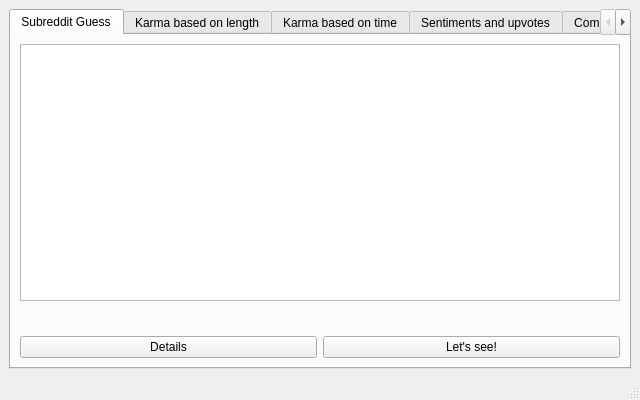
<?xml version="1.0" encoding="UTF-8"?>
<ui version="4.0">
 <class>MainWindow</class>
 <widget class="QMainWindow" name="MainWindow">
  <property name="geometry">
   <rect>
    <x>0</x>
    <y>0</y>
    <width>640</width>
    <height>400</height>
   </rect>
  </property>
  <property name="windowTitle">
   <string>MainWindow</string>
  </property>
  <property name="windowIcon">
   <iconset>
    <normaloff>../resources/icon.png</normaloff>../resources/icon.png</iconset>
  </property>
  <widget class="QWidget" name="centralwidget">
   <layout class="QVBoxLayout" name="verticalLayout_2">
    <item>
     <layout class="QVBoxLayout" name="verticalLayout">
      <property name="sizeConstraint">
       <enum>QLayout::SetNoConstraint</enum>
      </property>
      <item>
       <widget class="QTabWidget" name="tabWidget">
        <property name="tabPosition">
         <enum>QTabWidget::North</enum>
        </property>
        <property name="tabShape">
         <enum>QTabWidget::Rounded</enum>
        </property>
        <property name="currentIndex">
         <number>0</number>
        </property>
        <property name="usesScrollButtons">
         <bool>true</bool>
        </property>
        <property name="documentMode">
         <bool>false</bool>
        </property>
        <property name="tabBarAutoHide">
         <bool>false</bool>
        </property>
        <widget class="QWidget" name="subredditTab">
         <attribute name="title">
          <string>Subreddit Guess</string>
         </attribute>
         <layout class="QVBoxLayout" name="verticalLayout_8">
          <item>
           <widget class="QPlainTextEdit" name="subredditGuessField"/>
          </item>
          <item>
           <layout class="QHBoxLayout" name="horizontalLayout_2">
            <item>
             <widget class="QLabel" name="subredditGuessResultLabel">
              <property name="enabled">
               <bool>false</bool>
              </property>
              <property name="font">
               <font>
                <pointsize>15</pointsize>
               </font>
              </property>
              <property name="text">
               <string/>
              </property>
              <property name="alignment">
               <set>Qt::AlignCenter</set>
              </property>
              <property name="wordWrap">
               <bool>true</bool>
              </property>
             </widget>
            </item>
            <item>
             <widget class="QLabel" name="subredditGuessResultLabel_2">
              <property name="enabled">
               <bool>false</bool>
              </property>
              <property name="font">
               <font>
                <pointsize>15</pointsize>
               </font>
              </property>
              <property name="text">
               <string/>
              </property>
              <property name="alignment">
               <set>Qt::AlignCenter</set>
              </property>
              <property name="wordWrap">
               <bool>true</bool>
              </property>
             </widget>
            </item>
            <item>
             <widget class="QLabel" name="subredditGuessResultLabel_3">
              <property name="enabled">
               <bool>false</bool>
              </property>
              <property name="font">
               <font>
                <pointsize>15</pointsize>
               </font>
              </property>
              <property name="text">
               <string/>
              </property>
              <property name="alignment">
               <set>Qt::AlignCenter</set>
              </property>
              <property name="wordWrap">
               <bool>true</bool>
              </property>
             </widget>
            </item>
           </layout>
          </item>
          <item>
           <layout class="QHBoxLayout" name="horizontalLayout">
            <item>
             <widget class="QPushButton" name="subredditGuessButtonL">
              <property name="sizePolicy">
               <sizepolicy hsizetype="Minimum" vsizetype="Fixed">
                <horstretch>0</horstretch>
                <verstretch>0</verstretch>
               </sizepolicy>
              </property>
              <property name="text">
               <string>Details</string>
              </property>
             </widget>
            </item>
            <item>
             <widget class="QPushButton" name="subredditGuessButtonR">
              <property name="sizePolicy">
               <sizepolicy hsizetype="Minimum" vsizetype="Fixed">
                <horstretch>0</horstretch>
                <verstretch>0</verstretch>
               </sizepolicy>
              </property>
              <property name="text">
               <string>Let's see!</string>
              </property>
             </widget>
            </item>
           </layout>
          </item>
         </layout>
        </widget>
        <widget class="QWidget" name="lengthTab">
         <attribute name="title">
          <string>Karma based on length</string>
         </attribute>
         <layout class="QVBoxLayout" name="verticalLayout_11">
          <item>
           <layout class="QFormLayout" name="formLayout_2">
            <property name="horizontalSpacing">
             <number>10</number>
            </property>
            <property name="leftMargin">
             <number>50</number>
            </property>
            <property name="topMargin">
             <number>10</number>
            </property>
            <property name="rightMargin">
             <number>50</number>
            </property>
            <property name="bottomMargin">
             <number>10</number>
            </property>
            <item row="1" column="0">
             <widget class="QLabel" name="label_4">
              <property name="text">
               <string>comment length</string>
              </property>
             </widget>
            </item>
            <item row="1" column="1">
             <widget class="QSpinBox" name="lengthSpinBox">
              <property name="maximum">
               <number>999999</number>
              </property>
             </widget>
            </item>
            <item row="0" column="1">
             <widget class="QComboBox" name="lengthSubNameComboBox"/>
            </item>
            <item row="0" column="0">
             <widget class="QLabel" name="label_5">
              <property name="text">
               <string>subreddit name</string>
              </property>
             </widget>
            </item>
           </layout>
          </item>
          <item>
           <layout class="QVBoxLayout" name="verticalLayout_10">
            <item>
             <layout class="QHBoxLayout" name="horizontalLayout_6">
              <property name="sizeConstraint">
               <enum>QLayout::SetMinimumSize</enum>
              </property>
              <property name="leftMargin">
               <number>50</number>
              </property>
              <property name="topMargin">
               <number>10</number>
              </property>
              <property name="rightMargin">
               <number>50</number>
              </property>
              <property name="bottomMargin">
               <number>10</number>
              </property>
              <item>
               <widget class="QCheckBox" name="lengthRawDataCheckBox">
                <property name="sizePolicy">
                 <sizepolicy hsizetype="Minimum" vsizetype="Fixed">
                  <horstretch>0</horstretch>
                  <verstretch>0</verstretch>
                 </sizepolicy>
                </property>
                <property name="text">
                 <string>raw data</string>
                </property>
               </widget>
              </item>
             </layout>
            </item>
            <item>
             <widget class="QLabel" name="lengthResultLabel">
              <property name="enabled">
               <bool>false</bool>
              </property>
              <property name="sizePolicy">
               <sizepolicy hsizetype="Preferred" vsizetype="Expanding">
                <horstretch>0</horstretch>
                <verstretch>0</verstretch>
               </sizepolicy>
              </property>
              <property name="font">
               <font>
                <pointsize>15</pointsize>
               </font>
              </property>
              <property name="text">
               <string/>
              </property>
              <property name="alignment">
               <set>Qt::AlignCenter</set>
              </property>
              <property name="wordWrap">
               <bool>true</bool>
              </property>
             </widget>
            </item>
           </layout>
          </item>
         </layout>
        </widget>
        <widget class="QWidget" name="timeTab">
         <attribute name="title">
          <string>Karma based on time</string>
         </attribute>
         <layout class="QVBoxLayout" name="verticalLayout_3">
          <item>
           <layout class="QFormLayout" name="formLayout">
            <property name="horizontalSpacing">
             <number>10</number>
            </property>
            <property name="leftMargin">
             <number>50</number>
            </property>
            <property name="topMargin">
             <number>10</number>
            </property>
            <property name="rightMargin">
             <number>50</number>
            </property>
            <property name="bottomMargin">
             <number>10</number>
            </property>
            <item row="0" column="0">
             <widget class="QLabel" name="label">
              <property name="text">
               <string>subreddit name</string>
              </property>
             </widget>
            </item>
            <item row="0" column="1">
             <widget class="QComboBox" name="karmaTimeSubNameComboBox"/>
            </item>
            <item row="1" column="0">
             <widget class="QLabel" name="label_2">
              <property name="text">
               <string>weekday</string>
              </property>
             </widget>
            </item>
            <item row="1" column="1">
             <widget class="QComboBox" name="karmaWeekdayComboBox"/>
            </item>
            <item row="2" column="0">
             <widget class="QLabel" name="label_3">
              <property name="text">
               <string>time of day</string>
              </property>
             </widget>
            </item>
            <item row="2" column="1">
             <widget class="QTimeEdit" name="karmaTimeEdit">
              <property name="displayFormat">
               <string>HH:mm</string>
              </property>
             </widget>
            </item>
           </layout>
          </item>
          <item>
           <layout class="QVBoxLayout" name="verticalLayout_7">
            <item>
             <layout class="QHBoxLayout" name="horizontalLayout_5">
              <property name="sizeConstraint">
               <enum>QLayout::SetMinimumSize</enum>
              </property>
              <property name="leftMargin">
               <number>50</number>
              </property>
              <property name="topMargin">
               <number>10</number>
              </property>
              <property name="rightMargin">
               <number>50</number>
              </property>
              <property name="bottomMargin">
               <number>10</number>
              </property>
              <item>
               <widget class="QCheckBox" name="karmaTimeCombineDaysCheckBox">
                <property name="text">
                 <string>combine days of week</string>
                </property>
               </widget>
              </item>
              <item>
               <widget class="QCheckBox" name="karmaTimeRawDataCheckBox">
                <property name="sizePolicy">
                 <sizepolicy hsizetype="Minimum" vsizetype="Fixed">
                  <horstretch>0</horstretch>
                  <verstretch>0</verstretch>
                 </sizepolicy>
                </property>
                <property name="text">
                 <string>raw data</string>
                </property>
               </widget>
              </item>
             </layout>
            </item>
            <item>
             <widget class="QLabel" name="karmaTimeResultLabel">
              <property name="enabled">
               <bool>false</bool>
              </property>
              <property name="sizePolicy">
               <sizepolicy hsizetype="Preferred" vsizetype="Expanding">
                <horstretch>0</horstretch>
                <verstretch>0</verstretch>
               </sizepolicy>
              </property>
              <property name="font">
               <font>
                <pointsize>15</pointsize>
               </font>
              </property>
              <property name="text">
               <string/>
              </property>
              <property name="alignment">
               <set>Qt::AlignCenter</set>
              </property>
              <property name="wordWrap">
               <bool>true</bool>
              </property>
             </widget>
            </item>
           </layout>
          </item>
         </layout>
        </widget>
        <widget class="QWidget" name="upvoteTab">
         <attribute name="title">
          <string>Sentiments and upvotes</string>
         </attribute>
         <layout class="QVBoxLayout" name="verticalLayout_4">
          <item>
           <layout class="QFormLayout" name="formLayout_3">
            <property name="horizontalSpacing">
             <number>10</number>
            </property>
            <property name="leftMargin">
             <number>50</number>
            </property>
            <property name="topMargin">
             <number>10</number>
            </property>
            <property name="rightMargin">
             <number>50</number>
            </property>
            <property name="bottomMargin">
             <number>10</number>
            </property>
            <item row="1" column="0">
             <widget class="QLabel" name="label_6">
              <property name="text">
               <string>upvote ratio</string>
              </property>
             </widget>
            </item>
            <item row="1" column="1">
             <widget class="QSpinBox" name="upvoteSpinBox">
              <property name="suffix">
               <string notr="true">%</string>
              </property>
              <property name="minimum">
               <number>60</number>
              </property>
              <property name="maximum">
               <number>100</number>
              </property>
              <property name="value">
               <number>60</number>
              </property>
              <property name="displayIntegerBase">
               <number>10</number>
              </property>
             </widget>
            </item>
            <item row="0" column="0">
             <widget class="QLabel" name="label_7">
              <property name="text">
               <string>subreddit name</string>
              </property>
             </widget>
            </item>
            <item row="0" column="1">
             <widget class="QComboBox" name="upvoteSubNameComboBox"/>
            </item>
           </layout>
          </item>
          <item>
           <layout class="QVBoxLayout" name="verticalLayout_12">
            <item>
             <layout class="QHBoxLayout" name="horizontalLayout_7">
              <property name="sizeConstraint">
               <enum>QLayout::SetMinimumSize</enum>
              </property>
              <property name="leftMargin">
               <number>50</number>
              </property>
              <property name="topMargin">
               <number>10</number>
              </property>
              <property name="rightMargin">
               <number>50</number>
              </property>
              <property name="bottomMargin">
               <number>10</number>
              </property>
              <item>
               <widget class="QCheckBox" name="upvoteRawDataCheckBox">
                <property name="sizePolicy">
                 <sizepolicy hsizetype="Minimum" vsizetype="Fixed">
                  <horstretch>0</horstretch>
                  <verstretch>0</verstretch>
                 </sizepolicy>
                </property>
                <property name="text">
                 <string>raw data</string>
                </property>
               </widget>
              </item>
             </layout>
            </item>
            <item>
             <widget class="QLabel" name="upvoteResultLabel">
              <property name="enabled">
               <bool>false</bool>
              </property>
              <property name="sizePolicy">
               <sizepolicy hsizetype="Preferred" vsizetype="Expanding">
                <horstretch>0</horstretch>
                <verstretch>0</verstretch>
               </sizepolicy>
              </property>
              <property name="font">
               <font>
                <pointsize>15</pointsize>
               </font>
              </property>
              <property name="text">
               <string/>
              </property>
              <property name="alignment">
               <set>Qt::AlignCenter</set>
              </property>
              <property name="wordWrap">
               <bool>true</bool>
              </property>
             </widget>
            </item>
           </layout>
          </item>
         </layout>
        </widget>
        <widget class="QWidget" name="commentsTimeTab">
         <attribute name="title">
          <string>Comments based on time</string>
         </attribute>
         <layout class="QVBoxLayout" name="verticalLayout_5">
          <item>
           <layout class="QFormLayout" name="formLayout_4">
            <property name="horizontalSpacing">
             <number>10</number>
            </property>
            <property name="leftMargin">
             <number>50</number>
            </property>
            <property name="topMargin">
             <number>10</number>
            </property>
            <property name="rightMargin">
             <number>50</number>
            </property>
            <property name="bottomMargin">
             <number>10</number>
            </property>
            <item row="0" column="0">
             <widget class="QLabel" name="label_8">
              <property name="text">
               <string>subreddit name</string>
              </property>
             </widget>
            </item>
            <item row="0" column="1">
             <widget class="QComboBox" name="commentsTimeSubNameComboBox"/>
            </item>
            <item row="1" column="0">
             <widget class="QLabel" name="label_9">
              <property name="text">
               <string>weekday</string>
              </property>
             </widget>
            </item>
            <item row="1" column="1">
             <widget class="QComboBox" name="commentsWeekdayComboBox"/>
            </item>
            <item row="2" column="0">
             <widget class="QLabel" name="label_10">
              <property name="text">
               <string>time of day</string>
              </property>
             </widget>
            </item>
            <item row="2" column="1">
             <widget class="QTimeEdit" name="commentsTimeEdit">
              <property name="displayFormat">
               <string>HH:mm</string>
              </property>
             </widget>
            </item>
           </layout>
          </item>
          <item>
           <layout class="QVBoxLayout" name="verticalLayout_13">
            <item>
             <layout class="QHBoxLayout" name="horizontalLayout_8">
              <property name="sizeConstraint">
               <enum>QLayout::SetMinimumSize</enum>
              </property>
              <property name="leftMargin">
               <number>50</number>
              </property>
              <property name="topMargin">
               <number>10</number>
              </property>
              <property name="rightMargin">
               <number>50</number>
              </property>
              <property name="bottomMargin">
               <number>10</number>
              </property>
              <item>
               <widget class="QCheckBox" name="commentsTimeCombineDaysCheckBox">
                <property name="text">
                 <string>combine days of week</string>
                </property>
               </widget>
              </item>
              <item>
               <widget class="QCheckBox" name="commentsTimeRawDataCheckBox">
                <property name="sizePolicy">
                 <sizepolicy hsizetype="Minimum" vsizetype="Fixed">
                  <horstretch>0</horstretch>
                  <verstretch>0</verstretch>
                 </sizepolicy>
                </property>
                <property name="text">
                 <string>raw data</string>
                </property>
               </widget>
              </item>
             </layout>
            </item>
            <item>
             <widget class="QLabel" name="commentsTimeResultLabel">
              <property name="enabled">
               <bool>false</bool>
              </property>
              <property name="sizePolicy">
               <sizepolicy hsizetype="Preferred" vsizetype="Expanding">
                <horstretch>0</horstretch>
                <verstretch>0</verstretch>
               </sizepolicy>
              </property>
              <property name="font">
               <font>
                <pointsize>15</pointsize>
               </font>
              </property>
              <property name="text">
               <string/>
              </property>
              <property name="alignment">
               <set>Qt::AlignCenter</set>
              </property>
              <property name="wordWrap">
               <bool>true</bool>
              </property>
             </widget>
            </item>
           </layout>
          </item>
         </layout>
        </widget>
        <widget class="QWidget" name="meanSentimentsTab">
         <attribute name="title">
          <string>Mean sentiments</string>
         </attribute>
         <layout class="QVBoxLayout" name="verticalLayout_6">
          <item>
           <layout class="QFormLayout" name="formLayout_5">
            <property name="horizontalSpacing">
             <number>10</number>
            </property>
            <property name="leftMargin">
             <number>50</number>
            </property>
            <property name="topMargin">
             <number>10</number>
            </property>
            <property name="rightMargin">
             <number>50</number>
            </property>
            <property name="bottomMargin">
             <number>10</number>
            </property>
            <item row="0" column="0">
             <widget class="QLabel" name="label_11">
              <property name="text">
               <string>subreddit name</string>
              </property>
             </widget>
            </item>
            <item row="0" column="1">
             <widget class="QComboBox" name="meanSentimentSubNameComboBox"/>
            </item>
            <item row="1" column="0">
             <widget class="QLabel" name="label_12">
              <property name="text">
               <string>weekday</string>
              </property>
             </widget>
            </item>
            <item row="1" column="1">
             <widget class="QComboBox" name="meanSentimentWeekdayComboBox"/>
            </item>
            <item row="2" column="0">
             <widget class="QLabel" name="label_13">
              <property name="text">
               <string>time of day</string>
              </property>
             </widget>
            </item>
            <item row="2" column="1">
             <widget class="QTimeEdit" name="meanSentimentTimeEdit">
              <property name="displayFormat">
               <string>HH:mm</string>
              </property>
             </widget>
            </item>
           </layout>
          </item>
          <item>
           <layout class="QVBoxLayout" name="verticalLayout_14">
            <item>
             <layout class="QHBoxLayout" name="horizontalLayout_9">
              <property name="sizeConstraint">
               <enum>QLayout::SetMinimumSize</enum>
              </property>
              <property name="leftMargin">
               <number>50</number>
              </property>
              <property name="topMargin">
               <number>10</number>
              </property>
              <property name="rightMargin">
               <number>50</number>
              </property>
              <property name="bottomMargin">
               <number>10</number>
              </property>
              <item>
               <widget class="QCheckBox" name="meanSentimentCombineDaysCheckBox">
                <property name="text">
                 <string>combine days of week</string>
                </property>
               </widget>
              </item>
              <item>
               <widget class="QCheckBox" name="meanSentimentRawDataCheckBox">
                <property name="sizePolicy">
                 <sizepolicy hsizetype="Minimum" vsizetype="Fixed">
                  <horstretch>0</horstretch>
                  <verstretch>0</verstretch>
                 </sizepolicy>
                </property>
                <property name="text">
                 <string>raw data</string>
                </property>
               </widget>
              </item>
             </layout>
            </item>
            <item>
             <widget class="QLabel" name="meanSentimentResultLabel">
              <property name="enabled">
               <bool>false</bool>
              </property>
              <property name="sizePolicy">
               <sizepolicy hsizetype="Preferred" vsizetype="Expanding">
                <horstretch>0</horstretch>
                <verstretch>0</verstretch>
               </sizepolicy>
              </property>
              <property name="font">
               <font>
                <pointsize>15</pointsize>
               </font>
              </property>
              <property name="text">
               <string/>
              </property>
              <property name="alignment">
               <set>Qt::AlignCenter</set>
              </property>
              <property name="wordWrap">
               <bool>true</bool>
              </property>
             </widget>
            </item>
           </layout>
          </item>
         </layout>
        </widget>
       </widget>
      </item>
     </layout>
    </item>
   </layout>
  </widget>
  <widget class="QMenuBar" name="menubar">
   <property name="geometry">
    <rect>
     <x>0</x>
     <y>0</y>
     <width>640</width>
     <height>23</height>
    </rect>
   </property>
  </widget>
  <widget class="QStatusBar" name="statusbar"/>
 </widget>
 <resources/>
 <connections/>
</ui>
